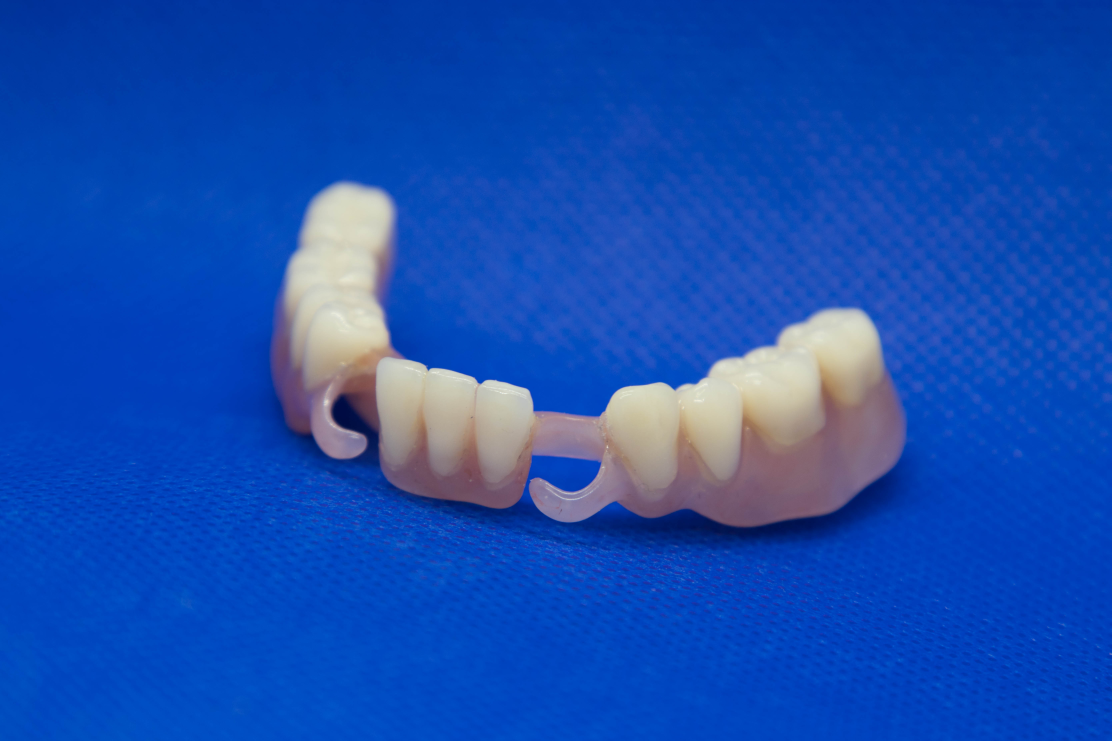
#> input picture images/gallery/IMG_7005-min.jpg, 5557 x 3705 px, given in place of 1.jpg, which was not available (shown at 1/5 size)
$ python build-assets.py
#> lines starting #> are read from the running program, lines starting #| are printed output that depends on the picture; pictures that were not available may be replaced by others from this repository, and a replacement may not be noted
#!/usr/bin/env python3
"""Generate the site's web assets into app/public/ from the original source media.

Re-run after swapping any source image/video. Requires: Pillow, ffmpeg.
Assets are deliberately NOT generated at build time (no vite-imagetools dependency).
"""
import os
import re
import shutil
import subprocess
import sys
import urllib.request
from pathlib import Path

from PIL import Image, ImageDraw

ROOT = Path(__file__).resolve().parent.parent
PUB = ROOT / "app" / "public"
IMG = PUB / "img"
FFMPEG = shutil.which("ffmpeg") or "/opt/homebrew/bin/ffmpeg"

GALLERY = [
    "IMG_7005", "IMG_7006", "IMG_7008", "IMG_7009", "IMG_7012", "IMG_7141",
    "IMG_7142", "IMG_7148", "IMG_7766", "IMG_7768", "IMG_8211", "IMG_8212",
]
GALLERY_WIDTHS = (480, 960, 1440)
# The About photo renders at most ~650 CSS px (2-col grid at >=900px), so 1200 covers 2x.
ABOUT_WIDTHS = (480, 960, 1200)
# The hero is full-bleed (sizes=100vw); 1900 is its native width, so that step is never upscaled.
HERO_WIDTHS = (480, 960, 1900)

ICONS_USED = [
    "003-tooth-13.svg", "004-tooth-12.svg", "010-protection.svg", "008-tooth-11.svg",
    "017-tooth-9.svg", "016-tooth-10.svg", "006-tooth-pliers.svg", "009-braces-1.svg",
    "007-appointment.svg", "001-dentist.svg", "011-dental-care.svg",
]

FAVICON = """<svg xmlns="http://www.w3.org/2000/svg" viewBox="0 0 64 64">
<rect width="64" height="64" rx="14" fill="#0B4F4A"/>
<path d="M20 17h24v8H28v14h16v8H20z" fill="#FBFAF7"/>
</svg>
"""


def log(*a):
    print(*a, flush=True)


def cover(im, w, h):
    """Center-crop to the target aspect ratio, then resize."""
    target = w / h
    cur = im.width / im.height
    if cur > target:
        nw = int(im.height * target)
        im = im.crop(((im.width - nw) // 2, 0, (im.width + nw) // 2, im.height))
    else:
        nh = int(im.width / target)
        top = int((im.height - nh) * 0.4)  # bias upward: subjects sit high in these shots
        im = im.crop((0, top, im.width, top + nh))
    return im.resize((w, h), Image.LANCZOS)


def save_variants(im, base, widths, jpg_quality=80, webp_quality=78):
    for w in widths:
        h = round(im.height * w / im.width)
        r = im.resize((w, h), Image.LANCZOS)
        r.save(f"{base}-{w}.jpg", "JPEG", quality=jpg_quality, optimize=True, progressive=True)
        r.save(f"{base}-{w}.webp", "WEBP", quality=webp_quality, method=5)


def build_gallery():
    out = IMG / "gallery"
    out.mkdir(parents=True, exist_ok=True)
    for i, name in enumerate(GALLERY, 1):
        src = ROOT / "images" / "gallery" / f"{name}-min.jpg"
        im = Image.open(src).convert("RGB")
        save_variants(im, str(out / f"g{i:02d}"), GALLERY_WIDTHS)
        log("gallery", f"g{i:02d}", name, im.size)


def build_stills():
    IMG.mkdir(parents=True, exist_ok=True)
    # save_variants keeps slides/1.jpg's native 2.5333:1 frame (480x189, 960x379, 1900x750).
    hero = Image.open(ROOT / "images" / "slides" / "1.jpg").convert("RGB")
#> hero is the input picture: PIL image 5557x3705 RGB; mean R, G, B 23.4, 78, 177.8
    save_variants(hero, str(IMG / "hero"), HERO_WIDTHS)
#> the loop in save_variants, `for w in widths:` made 3 passes
#> pass 1, in save_variants, `r = im.resize((w, h), Image.LANCZOS)`:
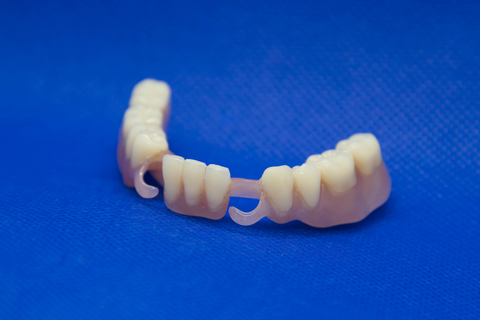
#> r: PIL image 480x320 RGB; mean R, G, B 23.4, 78, 177.8
    about = cover(Image.open(ROOT / "images" / "slides" / "3.jpg").convert("RGB"), 1200, 900)
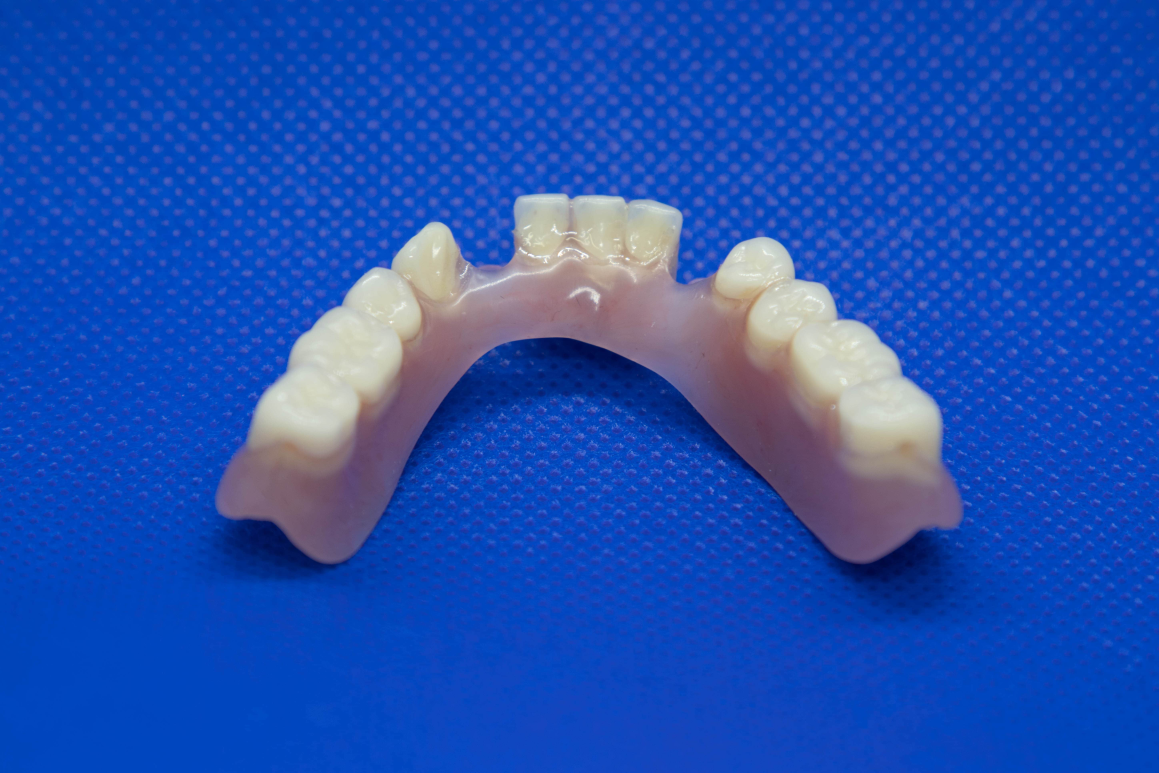
#> input picture images/gallery/IMG_7006-min.jpg, 5795 x 3863 px, given in place of 3.jpg, which was not available (shown at 1/5 size)
#> in cover, `target = w / h`: target = 1.33
#> in cover, `nw = int(im.height * target)`: nw = 5150
#> in cover, `im = im.crop(((im.width - nw) // 2, 0, (im.width + nw) // 2, im.height))`:
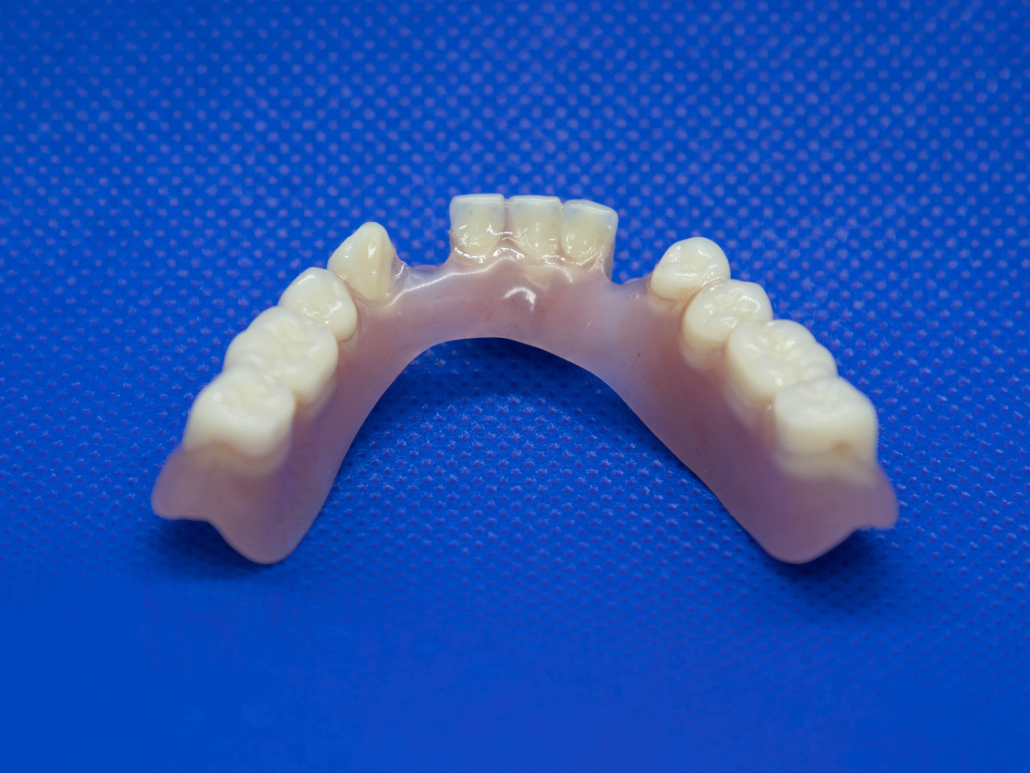
#> im: PIL image 5150x3863 RGB (shown at 1/5 size); mean R, G, B 35.3, 82.3, 178.1
    save_variants(about, str(IMG / "about"), ABOUT_WIDTHS)
#> the loop in save_variants (call 2), `for w in widths:` made 3 passes
#> pass 1, in save_variants (call 2), `r = im.resize((w, h), Image.LANCZOS)`:
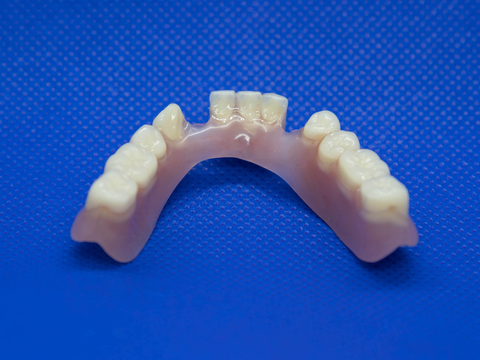
#> r: PIL image 480x360 RGB; mean R, G, B 35.3, 82.3, 178.1
    og = cover(Image.open(ROOT / "images" / "slides" / "1.jpg").convert("RGB"), 1200, 630)
#> call 2 of cover, with w = 1200, h = 630
#> in cover (call 2), `target = w / h`: target = 1.9
#> in cover (call 2), `nh = int(im.width / target)`: nh = 2917
#> in cover (call 2), `top = int((im.height - nh) * 0.4)`: top = 315
#> in cover (call 2), `im = im.crop((0, top, im.width, top + nh))`:
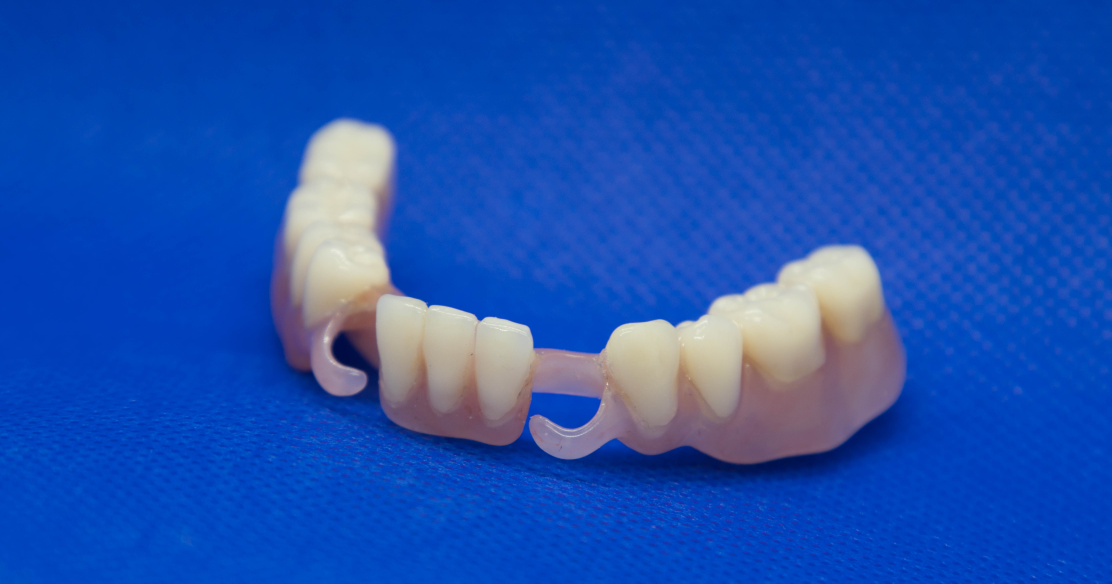
#> im: PIL image 5557x2917 RGB (shown at 1/5 size); mean R, G, B 29.6, 81.3, 177
#> in cover (call 2), `return im.resize((w, h), Image.LANCZOS)`:
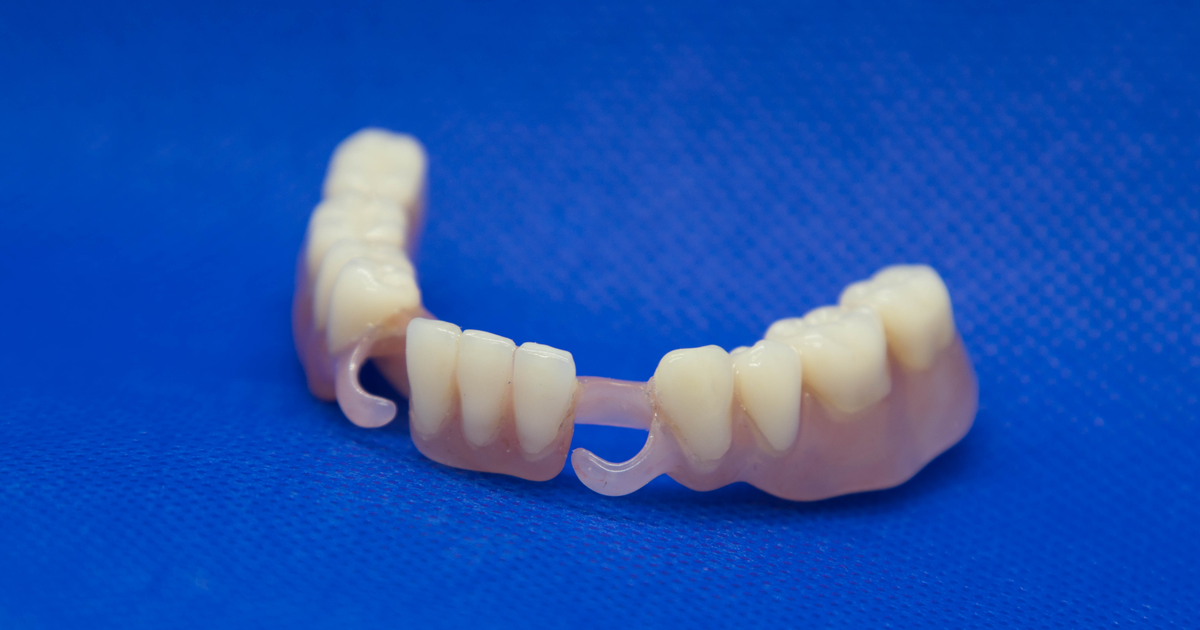
#> returned value: PIL image 1200x630 RGB; mean R, G, B 29.6, 81.3, 177
    og.save(PUB / "og.jpg", "JPEG", quality=84, optimize=True, progressive=True)
    log("stills", hero.size, about.size, og.size)


# [74 lines left out: functions build_icons, build_video, build_app_icons, build_fonts, not called in this run]


def main():
    (PUB / "favicon.svg").write_text(FAVICON)
    build_stills()
    build_gallery()
#> pass 3 of the loop in build_gallery, `for i, name in enumerate(GALLERY, 1):`:
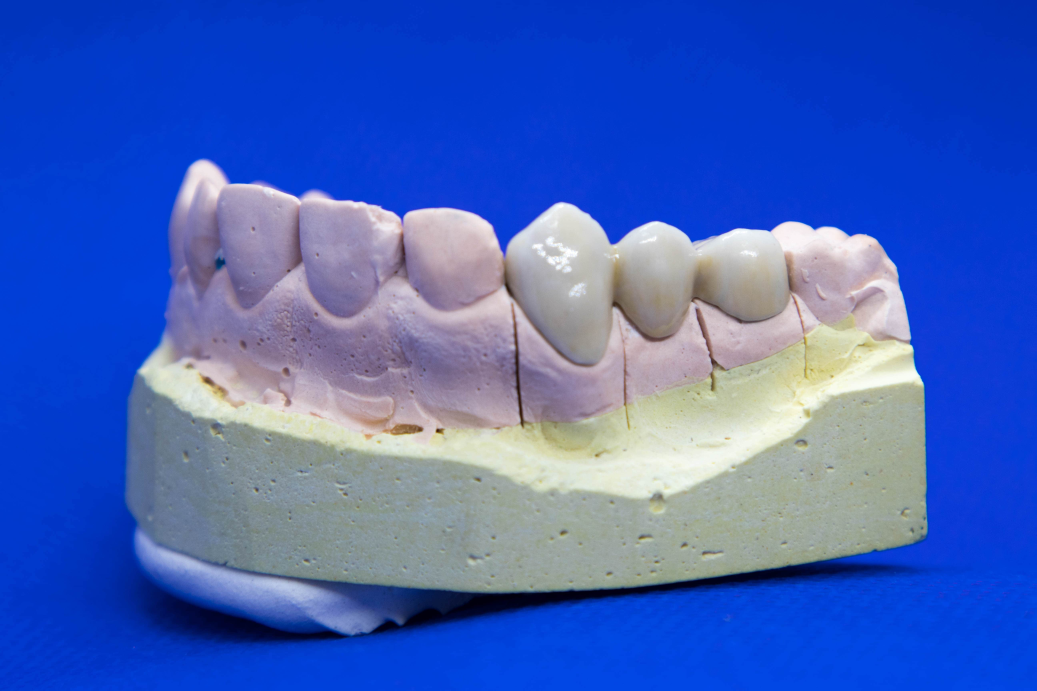
#> input picture images/gallery/IMG_7008-min.jpg, 5182 x 3455 px (shown at 1/5 size)
#> in build_gallery, im is the input picture: PIL image 5182x3455 RGB; mean R, G, B 66.7, 99.5, 188.3
#> the loop in save_variants (call 5), `for w in widths:` made 3 passes
#> pass 1, in save_variants (call 5), `r = im.resize((w, h), Image.LANCZOS)`:
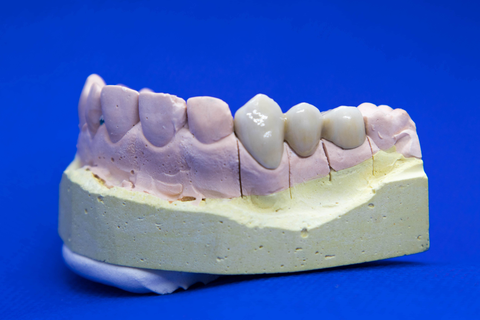
#> r: PIL image 480x320 RGB; mean R, G, B 66.7, 99.5, 188.3
#> the loop made 6 passes; the first 3 are shown
    build_icons()
    build_app_icons()
    build_video()
    build_fonts()
    if (PUB / "icons.svg").exists():
        (PUB / "icons.svg").unlink()  # vite template leftover
    log("total public/:", sum(f.stat().st_size for f in PUB.rglob("*") if f.is_file()) // 1024, "KB")


if __name__ == "__main__":
#> (the run stopped early here; a loop or call above may not have finished)
